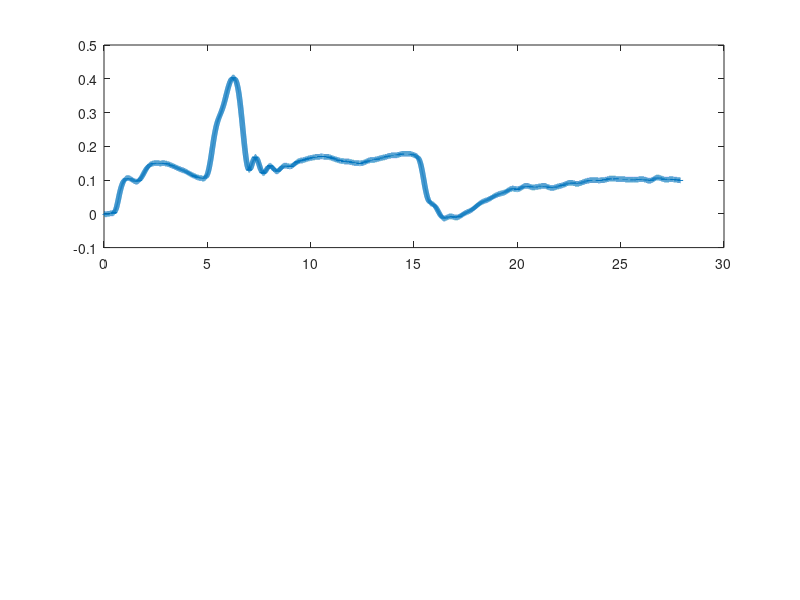

The MATLAB source for this figure: (Note: this script raises an error after producing the figure.)
%% Plotting

%load_system('helikopter_task3')
%sim('helikopter_task3')

load('measured_pitch.mat')
load('measured_travel.mat')
load('measured_time.mat')

figure(1)

subplot(211)
plot(measured_pitch(1,:),measured_pitch(2,:), 'LineWidth', 4)
hold on
plot(t,x3, '--', 'LineWidth', 4)
grid on
title(['Optimal trajectory of pitch $p*$ vs measured pitch p'], 'Interpreter', 'latex')
xlabel('t [s]'); ylabel('Angle [rad]')
legend({'$p$','$p*$'}, 'Interpreter', 'latex')

subplot(212)
plot(measured_travel(1,:),measured_travel(2,:), 'LineWidth', 4)
hold on
plot(t,x1, '--', 'LineWidth', 4)
grid on
title(['Optimal trajectory of travel $\lambda^*$ vs measured travel $\lambda$'], 'Interpreter', 'latex')
legend({'$\lambda$','$\lambda*$'}, 'Interpreter', 'latex')
xlabel('t [s]'); ylabel('Angle [rad]')




